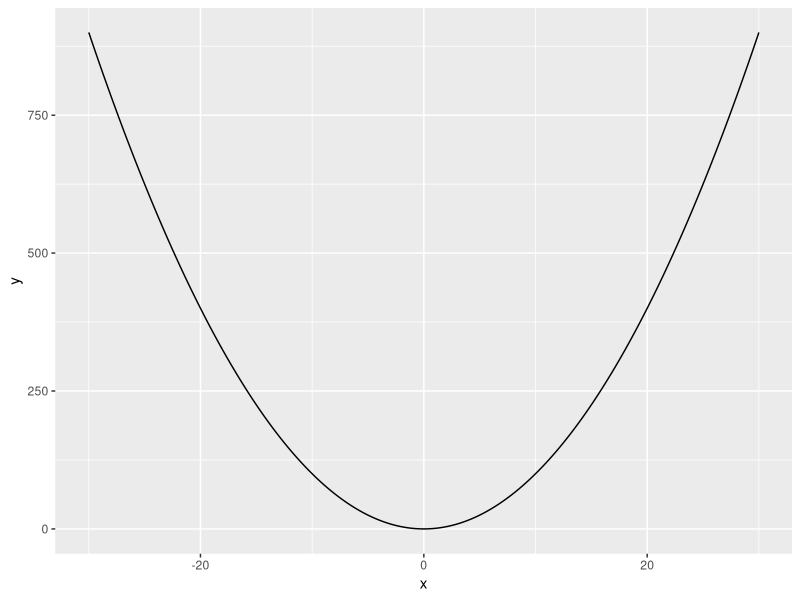
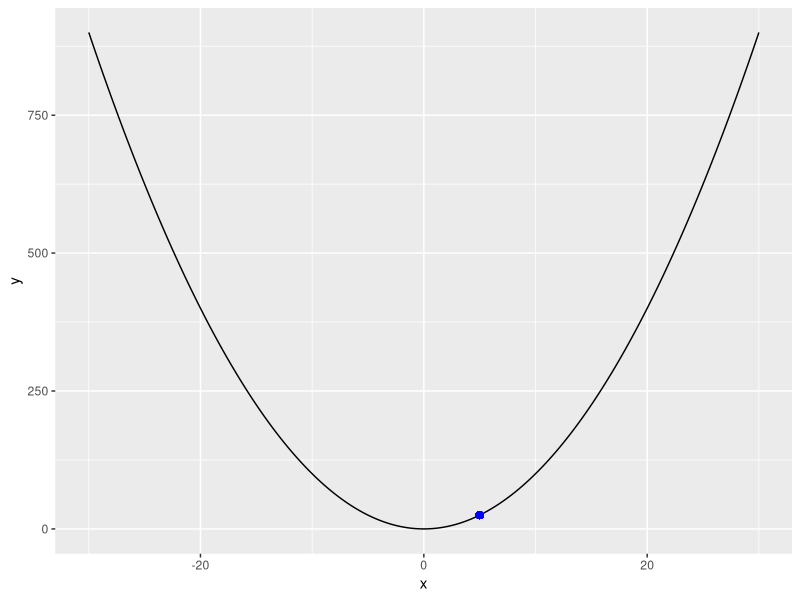
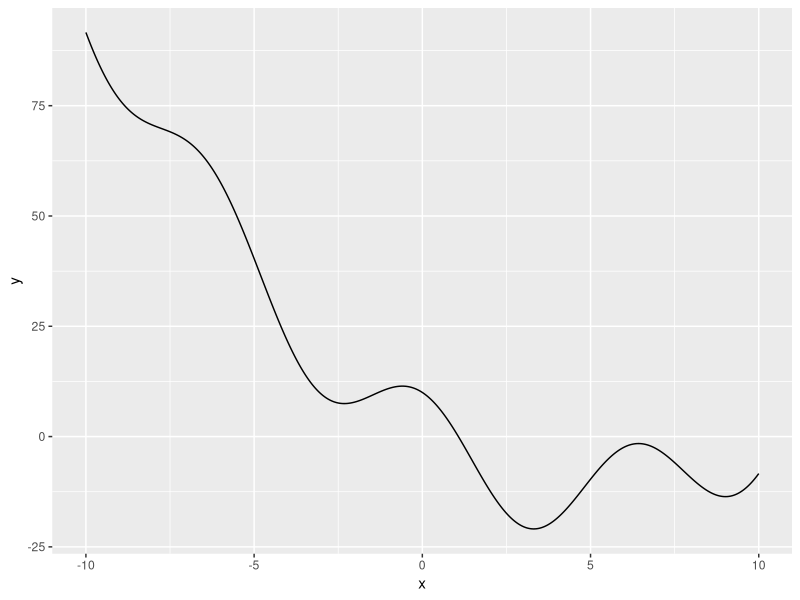
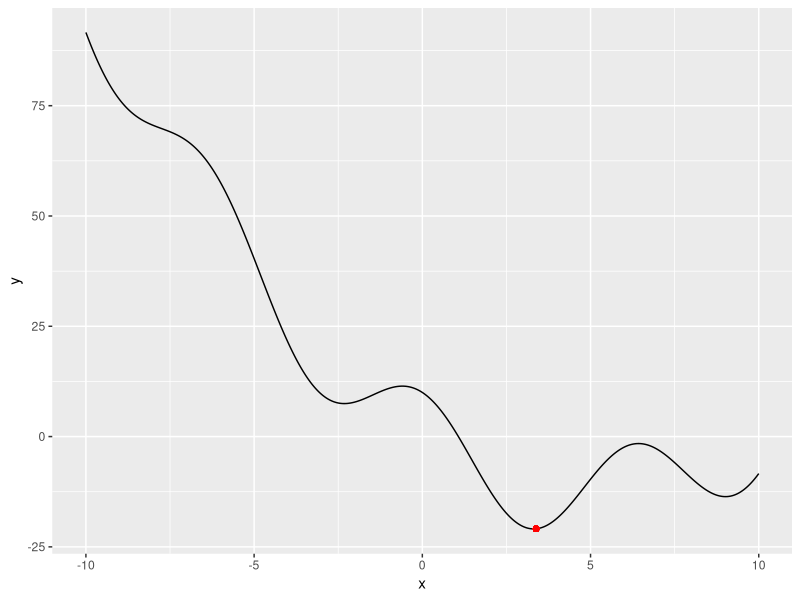

Generate these figures, in order, with R:
## ---- chunk 1
knitr::opts_chunk$set(echo = TRUE, warning = FALSE, message = FALSE)
## ---- chunk 2
library(ggplot2)
library(tibble)
library(dplyr)
## ---- chunk 3
square <- function(x){
  return(x^2)
}

df <- tibble(x = seq(-30, 30, by = 0.1),
             y = square(x))

ggplot(df, aes(x, y)) +
  geom_line()
## ---- chunk 4
x0 <- 5
ggplot(df, aes(x, y)) +
  geom_line() + 
  geom_point(x = x0, y = square(x0), color = 'blue', size = 2)
## ---- chunk 5
der_square <- function(x){
  return(2*x)
}

der_square(x0)
## ---- chunk 6
our_function <- function(x){
  y <- 10 * cos(x) + 0.5*x^2 -5*x
  return(y)
}

df <- tibble(x = seq(-10,10, by = 0.01),
             y = our_function(x))

ggplot(df, aes(x, y)) +
  geom_line()
## ---- chunk 7
der_our_function <- function(x){
  y <- -10*sin(x) + x - 5
  return(y)
}
## ---- chunk 8
x0 <- -10
eta <-  0.05
alpha <-  0.7
nu <- 0

for(i in 1:30){
  p <- ggplot(df, aes(x, y)) +
    geom_line() +
    geom_point(x = x0 , y = our_function(x0), color='red')
  # print(p)
  nu <-  alpha * nu + eta * der_our_function(x0)
  x0 <-  x0 - nu
  # readline('Enter:')
}
print(p)
